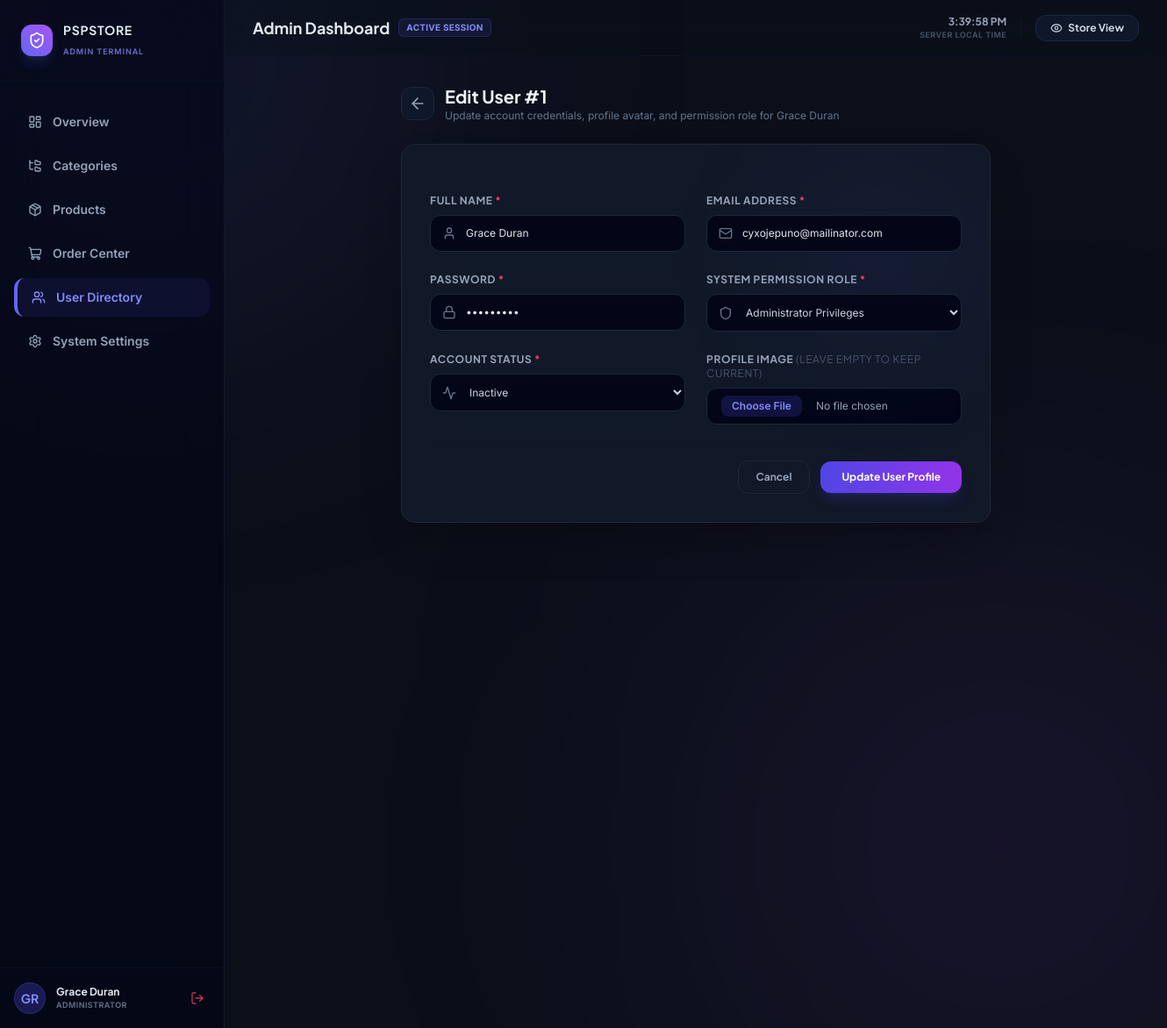
/admin/users/edit/1 (signed in), run on the app's committed database.
### models.py (models this page shows, shortened)
class User(db.Model):
    id = db.Column(db.Integer, primary_key=True)
    image = db.Column(db.Text, nullable=True)
    fullname = db.Column(db.String(128))
    email = db.Column(db.String(128), nullable=False, unique=True)
    password = db.Column(db.String(256), nullable=False)
    role = db.Column(db.String(30), nullable=False, default="Customer")
    status = db.Column(db.String(30), nullable=False, default="Active")
    create_at = db.Column(db.DateTime, default=datetime.utcnow)
    update_at = db.Column(db.DateTime, default=datetime.utcnow)

### admin/routes.py (the view, shortened to what this page needs)
@admin_bp.route('/users/edit/<int:user_id>', methods=['GET', 'POST'])
@login_required
@admin_only
def admin_users_edit(user_id):
    target_user = User.query.get_or_404(user_id)
    return render_template('admin/user/edit.html', active_tab='users', user=target_user)

### auth.py (called while the page is built)
def is_authenticated() -> bool:
    return bool(session.get("user_id"))

def is_admin_user() -> bool:
    if not is_authenticated():
        return False
    role = (session.get("user_role") or "").lower()
    return role in ADMIN_ROLES

def login_required(view):
    @wraps(view)
    def wrapped(*args, **kwargs):
        if not session.get("user_id"):
            flash("Please log in to access the Admin Terminal.", "warning")
            return redirect(url_for("admin.admin_login", next=request.path))
        if not is_admin_user():
            flash("Access denied: Customer accounts cannot access the Admin Portal.", "danger")
            return redirect(url_for("admin.admin_login"))
        return view(*args, **kwargs)
    return wrapped

def admin_only(view):
    @wraps(view)
    def wrapped(*args, **kwargs):
        if not session.get("user_id"):
            flash("Please log in to access the Admin Terminal.", "warning")
            return redirect(url_for("admin.admin_login", next=request.path))
        if not is_admin_user():
            flash("Access denied: Customer accounts cannot access the Admin Portal.", "danger")
            return redirect(url_for("admin.admin_login"))
        if (session.get("user_role") or "").lower() == "staff":
            flash("Access restricted: Staff members cannot access the User Directory.", "danger")
            return redirect(url_for("admin.admin_dashboard"))
        return view(*args, **kwargs)
    return wrapped

### templates/admin/user/edit.html (shortened to what this page needs)
{% extends 'admin/master.html' %}
{% block content %}
<div class="max-w-2xl mx-auto space-y-6">
    <div class="flex items-center justify-between">
        <div class="flex items-center gap-3">
            <a href="/admin/users" class="p-2 text-slate-400 hover:text-white bg-slate-900 border border-slate-800 rounded-xl transition-colors">
                <i data-lucide="arrow-left" class="w-5 h-5"></i>
            </a>
            <div>
                <h1 class="text-xl font-bold text-slate-100 font-display">Edit User #{{ user.id }}</h1>
                <p class="text-xs text-slate-500">Update account credentials, profile avatar, and permission role for {{ user.fullname }}</p>
            </div>
        </div>
    </div>
    <div class="bg-cardBg border border-cardBorder rounded-2xl p-8 shadow-2xl relative overflow-hidden">
        <div class="absolute top-0 right-0 w-64 h-64 bg-indigo-500/5 rounded-full blur-3xl pointer-events-none"></div>
        <form action="/admin/users/edit/{{ user.id }}" method="POST" enctype="multipart/form-data" class="space-y-6">
            <div class="grid grid-cols-1 sm:grid-cols-2 gap-6">
                <div>
                    <label class="block text-xs font-bold text-slate-400 uppercase tracking-wider mb-2 font-display">
                        Full Name <span class="text-rose-500">*</span>
                    </label>
                    <div class="relative">
                        <span class="absolute inset-y-0 left-0 pl-3.5 flex items-center text-slate-500 pointer-events-none">
                        </span>
                        <input type="text" name="fullname" value="{{ user.fullname }}" required class="w-full pl-10 pr-4 py-3 text-xs rounded-xl bg-slate-950 border border-slate-800 text-slate-200 placeholder-slate-600 focus:outline-none focus:ring-1 focus:ring-indigo-500/50">
                    </div>
                </div>
                <div>
                    <label class="block text-xs font-bold text-slate-400 uppercase tracking-wider mb-2 font-display">
                        Email Address <span class="text-rose-500">*</span>
                    </label>
                    <div class="relative">
                        <span class="absolute inset-y-0 left-0 pl-3.5 flex items-center text-slate-500 pointer-events-none">
                        </span>
                        <input type="email" name="email" value="{{ user.email }}" required class="w-full pl-10 pr-4 py-3 text-xs rounded-xl bg-slate-950 border border-slate-800 text-slate-200 placeholder-slate-600 focus:outline-none focus:ring-1 focus:ring-indigo-500/50">
                    </div>
                </div>
            </div>
            <div class="grid grid-cols-1 sm:grid-cols-2 gap-6">
                <div>
                    <label class="block text-xs font-bold text-slate-400 uppercase tracking-wider mb-2 font-display">
                        Password <span class="text-rose-500">*</span>
                    </label>
                    <div class="relative">
                        <span class="absolute inset-y-0 left-0 pl-3.5 flex items-center text-slate-500 pointer-events-none">
                        </span>
                        <input type="password" name="password" value="{{ user.password }}" required class="w-full pl-10 pr-4 py-3 text-xs rounded-xl bg-slate-950 border border-slate-800 text-slate-200 placeholder-slate-600 focus:outline-none focus:ring-1 focus:ring-indigo-500/50">
                    </div>
                </div>
                <div>
                    <label class="block text-xs font-bold text-slate-400 uppercase tracking-wider mb-2 font-display">
                        System Permission Role <span class="text-rose-500">*</span>
                    </label>
                    <div class="relative">
                        <span class="absolute inset-y-0 left-0 pl-3.5 flex items-center text-slate-500 pointer-events-none">
                        </span>
                        <select name="role" class="w-full pl-10 pr-4 py-3 text-xs rounded-xl bg-slate-950 border border-slate-800 text-slate-300 focus:outline-none focus:ring-1 focus:ring-indigo-500/50">
                            <option value="Administrator" {% if user.role == 'Administrator' %}selected{% endif %}>Administrator Privileges</option>
                        </select>
                    </div>
                </div>
            </div>
            <div class="grid grid-cols-1 sm:grid-cols-2 gap-6">
                <div>
                    <label class="block text-xs font-bold text-slate-400 uppercase tracking-wider mb-2 font-display">
                        Account Status <span class="text-rose-500">*</span>
                    </label>
                    <div class="relative">
                        <span class="absolute inset-y-0 left-0 pl-3.5 flex items-center text-slate-500 pointer-events-none">
                        </span>
                        <select name="status" class="w-full pl-10 pr-4 py-3 text-xs rounded-xl bg-slate-950 border border-slate-800 text-slate-300 focus:outline-none focus:ring-1 focus:ring-indigo-500/50">
                            <option value="Inactive" {% if user.status == 'Inactive' %}selected{% endif %}>Inactive</option>
                        </select>
                    </div>
                </div>
                <div>
                    <label class="block text-xs font-bold text-slate-400 uppercase tracking-wider mb-2 font-display">
                        Profile Image <span class="text-slate-600 font-normal">(Leave empty to keep current)</span>
                    </label>
                    <div class="flex items-center gap-3">
                        <input type="file" name="image" accept="image/*" onchange="previewImage(event)" class="w-full px-4 py-2 text-xs rounded-xl bg-slate-950 border border-slate-800 text-slate-400 file:mr-4 file:py-1 file:px-3 file:rounded-lg file:border-0 file:text-xs file:font-semibold file:bg-indigo-600/20 file:text-indigo-400 hover:file:bg-indigo-600/30 focus:outline-none">
                    </div>
                </div>
            </div>
            <div class="flex items-center justify-end gap-3 pt-4 border-t border-slate-900">
                <a href="/admin/users" class="px-5 py-2.5 rounded-xl border border-slate-800 text-slate-400 hover:text-slate-200 hover:bg-slate-900 text-xs font-bold font-display transition-all">
                    Cancel
                </a>
                <button type="submit" class="px-6 py-2.5 bg-gradient-to-r from-indigo-600 to-purple-600 rounded-xl text-xs font-bold text-white shadow-lg shadow-indigo-600/20 hover:scale-[1.01] transition-all font-display">
                    Update User Profile
                </button>
            </div>
        </form>
    </div>
</div>
{% endblock %}

### templates/admin/share/sidebar.html
    <aside class="w-64 bg-slate-950/60 backdrop-blur-xl border-r border-slate-900 flex flex-col shrink-0">
        <div class="p-6 border-b border-slate-900/60 flex items-center gap-3">
            <div class="w-9 h-9 rounded-xl bg-gradient-to-tr from-indigo-500 to-purple-500 flex items-center justify-center shadow-lg shadow-indigo-500/20">
                <i data-lucide="shield-check" class="w-5 h-5 text-white"></i>
            </div>
            <div>
                <span class="text-sm font-bold tracking-wider text-slate-200 font-display block uppercase">PSPStore</span>
                <span class="text-[9px] font-semibold text-indigo-400/80 tracking-widest uppercase">Admin Terminal</span>
            </div>
        </div>
        <nav class="flex-1 px-4 py-6 space-y-1.5">
            <a href="/admin/dashboard" class="sidebar-nav-item w-full flex items-center gap-3 px-4 py-3 rounded-xl text-sm font-semibold transition-all duration-200 {% if active_tab == 'dashboard' %}bg-indigo-600/10 text-indigo-400 border-l-4 border-indigo-500{% else %}text-slate-400 hover:bg-slate-800/50 hover:text-slate-200{% endif %}">
                <i data-lucide="layout-dashboard" class="w-4 h-4"></i>
                <span>Overview</span>
            </a>
            <a href="/admin/categories" class="sidebar-nav-item w-full flex items-center gap-3 px-4 py-3 rounded-xl text-sm font-semibold transition-all duration-200 {% if active_tab == 'categories' %}bg-indigo-600/10 text-indigo-400 border-l-4 border-indigo-500{% else %}text-slate-400 hover:bg-slate-800/50 hover:text-slate-200{% endif %}">
                <i data-lucide="folder-tree" class="w-4 h-4"></i>
                <span>Categories</span>
            </a>
            <a href="/admin/products" class="sidebar-nav-item w-full flex items-center gap-3 px-4 py-3 rounded-xl text-sm font-semibold transition-all duration-200 {% if active_tab == 'products' %}bg-indigo-600/10 text-indigo-400 border-l-4 border-indigo-500{% else %}text-slate-400 hover:bg-slate-800/50 hover:text-slate-200{% endif %}">
                <i data-lucide="package" class="w-4 h-4"></i>
                <span>Products</span>
            </a>
            <a href="/admin/orders" class="sidebar-nav-item w-full flex items-center gap-3 px-4 py-3 rounded-xl text-sm font-semibold transition-all duration-200 {% if active_tab == 'orders' %}bg-indigo-600/10 text-indigo-400 border-l-4 border-indigo-500{% else %}text-slate-400 hover:bg-slate-800/50 hover:text-slate-200{% endif %}">
                <i data-lucide="shopping-cart" class="w-4 h-4"></i>
                <span>Order Center</span>
            </a>
            {% if (session.get('user_role') or '').lower() != 'staff' %}
            <a href="/admin/users" class="sidebar-nav-item w-full flex items-center gap-3 px-4 py-3 rounded-xl text-sm font-semibold transition-all duration-200 {% if active_tab == 'users' %}bg-indigo-600/10 text-indigo-400 border-l-4 border-indigo-500{% else %}text-slate-400 hover:bg-slate-800/50 hover:text-slate-200{% endif %}">
                <i data-lucide="users" class="w-4 h-4"></i>
                <span>User Directory</span>
            </a>
            {% endif %}
            <a href="/admin/settings" class="sidebar-nav-item w-full flex items-center gap-3 px-4 py-3 rounded-xl text-sm font-semibold transition-all duration-200 {% if active_tab == 'settings' %}bg-indigo-600/10 text-indigo-400 border-l-4 border-indigo-500{% else %}text-slate-400 hover:bg-slate-800/50 hover:text-slate-200{% endif %}">
                <i data-lucide="settings" class="w-4 h-4"></i>
                <span>System Settings</span>
            </a>
        </nav>
        <div class="p-4 border-t border-slate-900/60 bg-slate-950/20 flex items-center gap-3">
            {% if session.get('user_image') %}
            <img src="{{ session.get('user_image') }}" class="w-9 h-9 rounded-full object-cover border border-indigo-500/30 shadow-md shadow-indigo-500/20" alt="Avatar">
            {% else %}
            <div class="w-9 h-9 rounded-full bg-indigo-600/30 border border-indigo-500/20 flex items-center justify-center font-bold text-indigo-400 font-display text-sm uppercase">
                {{ (session.get('username') or 'SP')[:2] }}
            </div>
            {% endif %}
            <div class="min-w-0 flex-1">
                <p class="text-xs font-bold text-slate-200 truncate font-display">{{ session.get('username') or 'Sophea Preab' }}</p>
                <p class="text-[9px] text-slate-500 font-semibold truncate uppercase tracking-wider">{{ session.get('user_role') or 'Super Administrator' }}</p>
            </div>
            <a href="/admin/logout" class="text-rose-500/80 hover:text-rose-400 transition-colors p-1.5 rounded-lg hover:bg-rose-500/10" title="Sign Out">
                <i data-lucide="log-out" class="w-4 h-4"></i>
            </a>
        </div>
    </aside>

### templates/admin/master.html (style rules this page uses)
.font-display { font-family: 'Plus Jakarta Sans', sans-serif; }

### data on the page
User: fullname "Grace Duran", role "ADMINISTRATOR", id "1", email "cyxojepuno@mailinator.com", role "Administrator Privileges", status "Inactive"

### other printed values
{{ (session.get('username') or 'SP')[:2] }} "GR"
